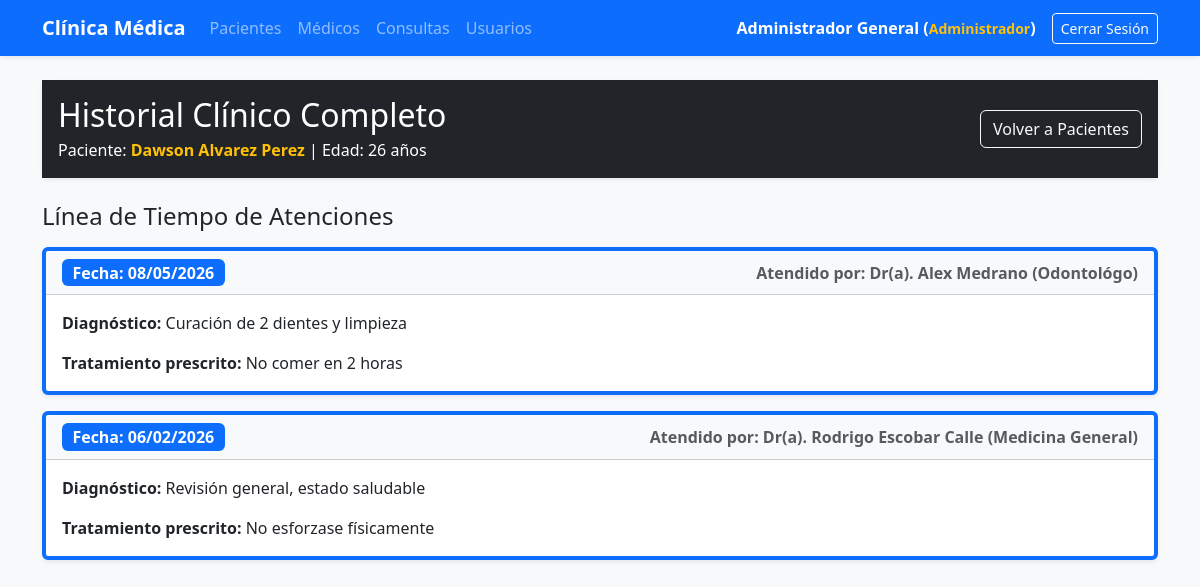
The page /consultas/historial/4 (signed in) on the database its author committed.
### models/paciente_model.py (models this page shows, shortened)
class Paciente(db.Model):
    __tablename__ = "pacientes"
    id = db.Column(db.Integer, primary_key=True)
    nombre = db.Column(db.String(100), nullable=False)
    edad = db.Column(db.Integer,nullable=False)
    direccion = db.Column(db.String(150))
    telefono = db.Column(db.String(20))
    consultas = db.relationship('Consulta', back_populates='paciente')
    @staticmethod
    def get_by_id(id):
        return Paciente.query.get(id)

### models/consulta_model.py (models this page shows, shortened)
class Consulta(db.Model):
    __tablename__ = "consultas"
    id = db.Column(db.Integer, primary_key=True)
    fecha = db.Column(db.Date, nullable=False)
    diagnostico = db.Column(db.Text, nullable=False)
    tratamiento = db.Column(db.Text, nullable=False)
    medico_id = db.Column(db.Integer, db.ForeignKey('medicos.id'), nullable=False)
    paciente_id = db.Column(db.Integer, db.ForeignKey('pacientes.id'), nullable=False)
    medico = db.relationship('Medico', back_populates='consultas')
    paciente = db.relationship('Paciente', back_populates='consultas')

### models/medico_model.py (models this page shows, shortened)
class Medico(db.Model):
    __tablename__ = "medicos"
    id = db.Column(db.Integer, primary_key=True)
    nombre = db.Column(db.String(100), nullable=False)
    especialidad = db.Column(db.String(100))
    telefono = db.Column(db.String(20))
    correo = db.Column(db.String(80))
    consultas = db.relationship('Consulta', back_populates='medico')

### controllers/consulta_controller.py (the view)
@consulta_bp.route("/historial/<int:paciente_id>")
def historial(paciente_id):
    paciente = Paciente.get_by_id(paciente_id)
    consultas = Consulta.query.filter_by(paciente_id=paciente_id).order_by(Consulta.fecha.desc()).all()
    return render_template("consultas/historial.html", paciente=paciente, consultas=consultas)

### run.py (called while the page is built)
@app.before_request
def restringir_acceso():
    if request.endpoint and 'usuario.login' not in request.endpoint and 'static' not in request.endpoint:
        if 'usuario_id' not in session:
            return redirect(url_for('usuario.login'))

@app.context_processor
def inject_active_path():
    def is_active(path):
        return 'active' if request.path == path else ''
    return(dict(is_active = is_active))

### templates/consultas/historial.html (shortened to what this page needs)
{% extends 'base.html' %}
{% block content %}
    <div class="card mb-4 shadow-sm border-0">
        <div class="card-body bg-dark text-white d-flex justify-content-between align-items-center">
            <div>
                <h2 class="mb-1">Historial Clínico Completo</h2>
                <p class="m-0 text-light-50">Paciente: <strong class="text-warning">{{ paciente.nombre }}</strong> | Edad: {{ paciente.edad }} años</p>
            </div>
            <a href="{{ url_for('paciente.index') }}" class="btn btn-outline-light">Volver a Pacientes</a>
        </div>
    </div>
    <h4 class="mb-3">Línea de Tiempo de Atenciones</h4>
    {% if consultas %}
        {% for c in consultas %}
            <div class="card mb-3 shadow-sm border-start border-primary border-4">
                <div class="card-header bg-light d-flex justify-content-between align-items-center">
                    <span class="badge bg-primary fs-6">Fecha: {{ c.fecha.strftime('%d/%m/%Y') }}</span>
                    <span class="text-muted fw-bold">Atendido por: Dr(a). {{ c.medico.nombre }} ({{ c.medico.especialidad }})</span>
                </div>
                <div class="card-body">
                    <p class="card-text"><strong>Diagnóstico:</strong> {{ c.diagnostico }}</p>
                    <p class="card-text mb-0"><strong>Tratamiento prescrito:</strong> {{ c.tratamiento }}</p>
                </div>
            </div>
        {% endfor %}
    {% else %}
        <div class="alert alert-info text-center py-4" role="alert">
            Este paciente aún no registra consultas médicas en el sistema.
        </div>
    {% endif %}
{% endblock %}

### rows shown on the page
Paciente: nombre "Dawson Alvarez Perez", edad "26"
Consulta: fecha "08/05/2026", medico.nombre "Alex Medrano", medico.especialidad "Odontológo", diagnostico "Curación de 2 dientes y limpieza", tratamiento "No comer en 2 horas"
Consulta: fecha "06/02/2026", medico.nombre "Rodrigo Escobar Calle", medico.especialidad "Medicina General", diagnostico "Revisión general, estado saludable", tratamiento "No esforzase físicamente"

### other values the page prints
{{ session.get('usuario_nombre') }} "Administrador General"
{{ session.get('usuario_rol') }} "Administrador"
